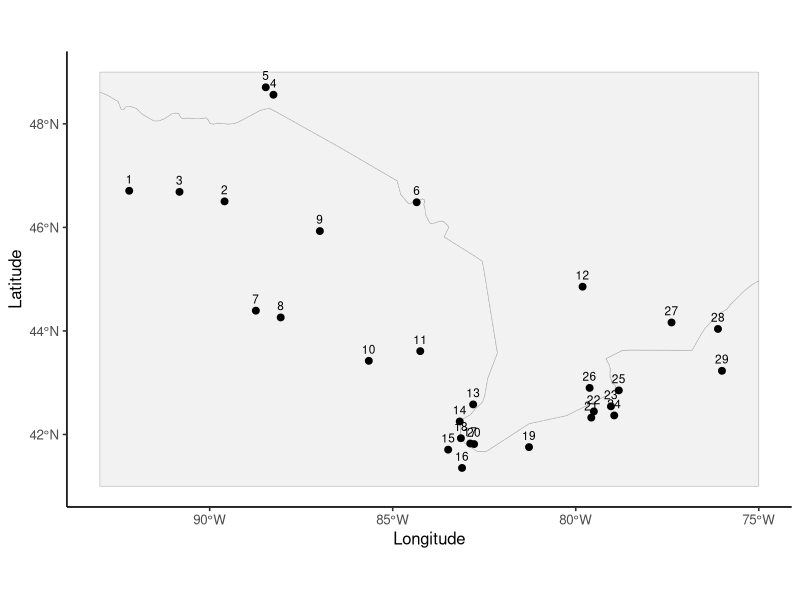
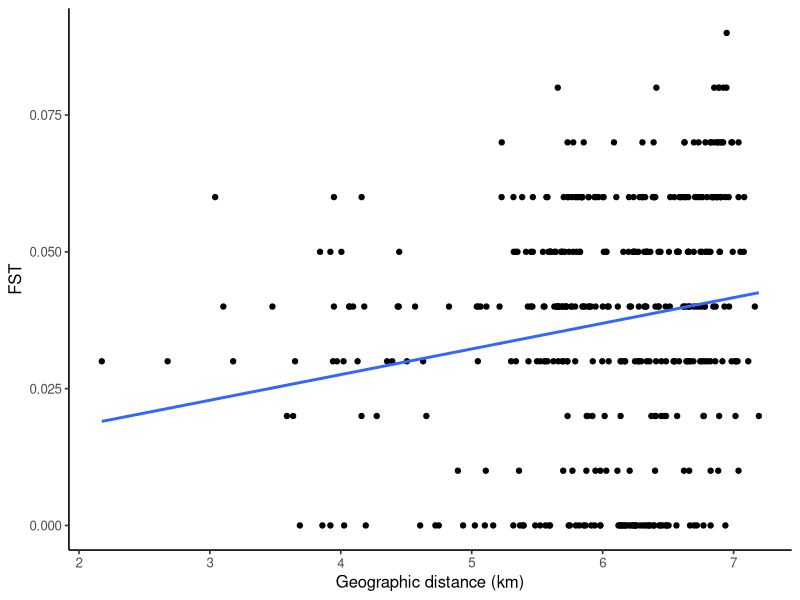

These figures' R source, in order: (Note: this script raises an error after producing the figures.)
#-------
# SAVI-3
#-------

# packages
library(dplyr)
library(ggplot2)
library(geosphere)
library(sf)
library(rnaturalearth)

# directories
base_dir <- "/Users/johnmccall/Library/CloudStorage/OneDrive-TheOhioStateUniversity/Spring_2026/Landgen_DGS/DGS-Patterns-of-Fish-Diversity/DGS-Patterns-of-Fish-Diversity/Objective 2/Data/SAVI-3"
data_dir <- file.path(base_dir, "data")
dir.create(data_dir, showWarnings = FALSE, recursive = TRUE)

# -----------------------------
# 1) site coordinates
# -----------------------------
SAVI_3_coords <- data.frame(
  site = as.character(1:29),
  lat = c(
    46.7080, # 1 S_SL
    46.5030, # 2 S_LG
    46.6870, # 3 S_KA
    48.5630, # 4 S_NR
    48.7070, # 5 S_BS
    46.4860, # 6 S_SM
    44.3920, # 7 M_WR
    44.2610, # 8 M_FR
    45.9300, # 9 M_LB
    43.4230, # 10 M_MU
    43.6100, # 11 H_TR
    44.8550, # 12 H_MR
    42.5810, # 13 stC_CR
    42.2520, # 14 E_DE
    41.7070, # 15 E_MA
    41.3540, # 16 E_SA
    41.8260, # 17 E_RE
    41.9280, # 18 E_CI
    41.7560, # 19 E_OH
    41.8150, # 20 E_ZR
    42.3260, # 21 E_VB
    42.4460, # 22 E_SH
    42.5440, # 23 E_CC
    42.3680, # 24 E_BB
    42.8520, # 25 E_SC
    42.9000, # 26 E_ON
    44.1640, # 27 O_BQ
    44.0390, # 28 O_BR
    43.2300  # 29 O_OL
  ),
  lon = c(
    -92.1980, # 1 S_SL
    -89.5940, # 2 S_LG
    -90.8240, # 3 S_KA
    -88.2580, # 4 S_NR
    -88.4680, # 5 S_BS
    -84.3450, # 6 S_SM
    -88.7390, # 7 M_WR
    -88.0600, # 8 M_FR
    -86.9900, # 9 M_LB
    -85.6530, # 10 M_MU
    -84.2470, # 11 H_TR
    -79.8130, # 12 H_MR
    -82.8020, # 13 stC_CR
    -83.1690, # 14 E_DE
    -83.4850, # 15 E_MA
    -83.1060, # 16 E_SA
    -82.8820, # 17 E_RE
    -83.1370, # 18 E_CI
    -81.2760, # 19 E_OH
    -82.7770, # 20 E_ZR
    -79.5750, # 21 E_VB
    -79.5050, # 22 E_SH
    -79.0370, # 23 E_CC
    -78.9480, # 24 E_BB
    -78.8230, # 25 E_SC
    -79.6210, # 26 E_ON
    -77.3830, # 27 O_BQ
    -76.1140, # 28 O_BR
    -76.0050  # 29 O_OL
  ),
  stringsAsFactors = FALSE
)

# -----------------------------
# 2) FST values
# lower triangle row-wise in figure order:
# O_BQ O_BR O_OL E_ON E_SC E_BB E_CC E_SH E_VB E_ZR E_OH E_CI
# E_RE E_SA E_MA E_DE stC_CR H_MR H_TR M_MU M_LB M_FR M_WR
# S_SM S_BS S_NR S_KA S_LG S_SL
# -----------------------------
fst_vals <- c(
  0.03,
  0.02, 0.02,
  0.02, 0.02, 0.02,
  0.04, 0.02, 0.02, 0.02,
  0.02, 0.02, 0.02, 0.05, 0.04,
  0.05, 0.06, 0.06, 0.06, 0.02, 0.03,
  0.07, 0.05, 0.06, 0.07, 0.06, 0.04, 0.02,
  0.04, 0.03, 0.03, 0.03, 0.03, 0.03, 0.05, 0.03,
  0.03, 0.03, 0.03, 0.03, 0.03, 0.05, 0.04, 0.06, 0.06,
  0.07, 0.07, 0.03, 0.08, 0.06, 0.07, 0.07, 0.07, 0.05, 0.03,
  0.04, 0.04, 0.04, 0.04, 0.04, 0.04, 0.06, 0.04, 0.04, 0.04, 0.04,
  0.04, 0.04, 0.06, 0.05, 0.06, 0.07, 0.08, 0.07, 0.09, 0.06, 0.08, 0.08,
  0.07, 0.05, 0.03, 0.04, 0.03, 0.03, 0.03, 0.03, 0.03, 0.03, 0.03, 0.03, 0.03,
  0.03, 0.03, 0.05, 0.04, 0.06, 0.06, 0.06, 0.06, 0.08, 0.06, 0.07, 0.07, 0.07, 0.04,
  0.03, 0.00, 0.00, 0.01, 0.00, 0.00, 0.00, 0.00, 0.00, 0.00, 0.00, 0.00, 0.04, 0.03, 0.04,
  0.05, 0.06, 0.05, 0.07, 0.04, 0.06, 0.06, 0.05, 0.03, 0.01, 0.01, 0.01, 0.01, 0.01, 0.01, 0.01,
  0.01, 0.00, 0.00, 0.00, 0.04, 0.03, 0.05, 0.06, 0.06, 0.06, 0.08, 0.05, 0.07, 0.07, 0.06, 0.03, 0.01,
  0.00, 0.00, 0.00, 0.00, 0.00, 0.00, 0.00, 0.00, 0.00, 0.04, 0.03, 0.04, 0.05, 0.06, 0.05, 0.07, 0.04, 0.06,
  0.06, 0.05, 0.03, 0.00, 0.00, 0.00, 0.00, 0.00, 0.00, 0.00, 0.00, 0.00, 0.04, 0.03, 0.04, 0.05, 0.05, 0.05, 0.07,
  0.04, 0.06, 0.06, 0.05, 0.03, 0.01, 0.01, 0.00, 0.00, 0.00, 0.00, 0.00, 0.00, 0.04, 0.03, 0.04, 0.05, 0.05, 0.05, 0.06,
  0.04, 0.06, 0.06, 0.05, 0.03, 0.01, 0.00, 0.00, 0.00, 0.00, 0.00, 0.00, 0.04, 0.03, 0.04, 0.05, 0.05, 0.05, 0.06, 0.04, 0.06,
  0.06, 0.05, 0.03, 0.01, 0.00, 0.00, 0.00, 0.00, 0.00, 0.04, 0.03, 0.04, 0.05, 0.06, 0.05, 0.07, 0.04, 0.06, 0.06, 0.05, 0.03, 0.00,
  0.00, 0.00, 0.00, 0.00, 0.04, 0.03, 0.04, 0.05, 0.05, 0.05, 0.06, 0.04, 0.06, 0.06, 0.05, 0.03, 0.00, 0.00, 0.00, 0.00, 0.04, 0.03, 0.04,
  0.05, 0.05, 0.05, 0.06, 0.04, 0.06, 0.06, 0.05, 0.03, 0.00, 0.00, 0.00, 0.03, 0.02, 0.04, 0.04, 0.05, 0.05, 0.06, 0.04, 0.06, 0.06, 0.05, 0.02,
  0.00, 0.00, 0.04, 0.02, 0.04, 0.04, 0.05, 0.05, 0.06, 0.04, 0.06, 0.06, 0.05, 0.02, 0.00, 0.03, 0.02, 0.04, 0.04, 0.05, 0.05, 0.06, 0.04, 0.06, 0.06,
  0.05, 0.02, 0.00, 0.03, 0.01, 0.03, 0.04, 0.03, 0.04, 0.06, 0.04, 0.05, 0.05, 0.04, 0.02, 0.03, 0.04, 0.04, 0.04, 0.06, 0.07, 0.04, 0.07, 0.05, 0.05, 0.01,
  0.04, 0.04, 0.01, 0.05, 0.06, 0.04, 0.06, 0.05, 0.05, 0.02, 0.05, 0.05, 0.06, 0.07, 0.06, 0.08, 0.06, 0.06, 0.03, 0.03, 0.05, 0.06, 0.04, 0.06, 0.05, 0.05, 0.02,
  0.00, 0.05, 0.02, 0.03, 0.04, 0.03, 0.03, 0.06, 0.03, 0.03, 0.05, 0.04, 0.04, 0.05, 0.03, 0.05, 0.04, 0.03, 0.04, 0.07, 0.05, 0.04, 0.03, 0.06, 0.03, 0.03, 0.00, 0.03
)

stopifnot(length(fst_vals) == 406)

# -----------------------------
# 3) helper: build symmetric matrix
# -----------------------------
fill_sym_from_lower <- function(pops, vals, diag_val = 0) {
  n <- length(pops)
  expected <- n * (n - 1) / 2
  
  if (length(vals) != expected) {
    stop(
      paste0(
        "fst_vals has length ", length(vals),
        " but should be ", expected,
        " for ", n, " sites."
      )
    )
  }
  
  mat <- matrix(NA_real_, n, n)
  rownames(mat) <- pops
  colnames(mat) <- pops
  
  mat[lower.tri(mat)] <- vals
  mat <- t(mat)
  mat[lower.tri(mat)] <- vals
  diag(mat) <- diag_val
  mat[mat < 0] <- 0
  
  mat
}

# -----------------------------
# 4) build FST matrix
# -----------------------------
SAVI_3_fst <- fill_sym_from_lower(
  pops = SAVI_3_coords$site,
  vals = fst_vals,
  diag_val = 0
)

# -----------------------------
# 5) geographic distances
# -----------------------------
coords_mat <- as.matrix(SAVI_3_coords[, c("lon", "lat")])
geo_dist <- distm(coords_mat, fun = distHaversine) / 1000
rownames(geo_dist) <- SAVI_3_coords$site
colnames(geo_dist) <- SAVI_3_coords$site
diag(geo_dist) <- 0

# -----------------------------
# 6) flatten for IBD
# -----------------------------
get_lower <- function(mat) mat[lower.tri(mat)]

ibd_df <- data.frame(
  dist_km = get_lower(geo_dist),
  fst = get_lower(SAVI_3_fst)
)

# -----------------------------
# 7) basemap
# -----------------------------
world <- ne_countries(scale = "medium", returnclass = "sf")

bbox <- st_bbox(c(
  xmin = -93, xmax = -75,
  ymin = 41, ymax = 49
), crs = st_crs(4326))

world_crop <- st_crop(world, bbox)

# -----------------------------
# 8) QC map
# -----------------------------
ggplot() +
  geom_sf(data = world_crop, fill = "grey95", color = "grey70") +
  geom_point(
    data = SAVI_3_coords,
    aes(x = lon, y = lat),
    size = 2
  ) +
  geom_text(
    data = SAVI_3_coords,
    aes(x = lon, y = lat, label = site),
    size = 3,
    vjust = -0.8
  ) +
  coord_sf(xlim = c(-93, -75), ylim = c(41, 49)) +
  theme_classic(base_size = 12) +
  labs(
    x = "Longitude",
    y = "Latitude"
  )

# -----------------------------
# 9) IBD plot
# -----------------------------
ggplot(ibd_df, aes(x = log(dist_km), y = fst)) +
  geom_point(size = 1.5) +
  geom_smooth(method = "lm", se = FALSE) +
  theme_classic(base_size = 12) +
  labs(
    x = "Geographic distance (km)",
    y = "FST"
  )


# -----------------------------
# 10) save outputs
# -----------------------------
save(
  SAVI_3_fst,
  SAVI_3_coords,
  file = file.path(data_dir, "SAVI-3.RData")
)


# -----------------------------
# 11) checks
# -----------------------------
stopifnot(nrow(SAVI_3_fst) == 29)
stopifnot(ncol(SAVI_3_fst) == 29)
stopifnot(identical(rownames(SAVI_3_fst), colnames(SAVI_3_fst)))
stopifnot(identical(rownames(SAVI_3_fst), SAVI_3_coords$site))
stopifnot(isTRUE(all.equal(SAVI_3_fst, t(SAVI_3_fst))))
stopifnot(all(diag(SAVI_3_fst) == 0))
stopifnot(all(diag(geo_dist) == 0))
